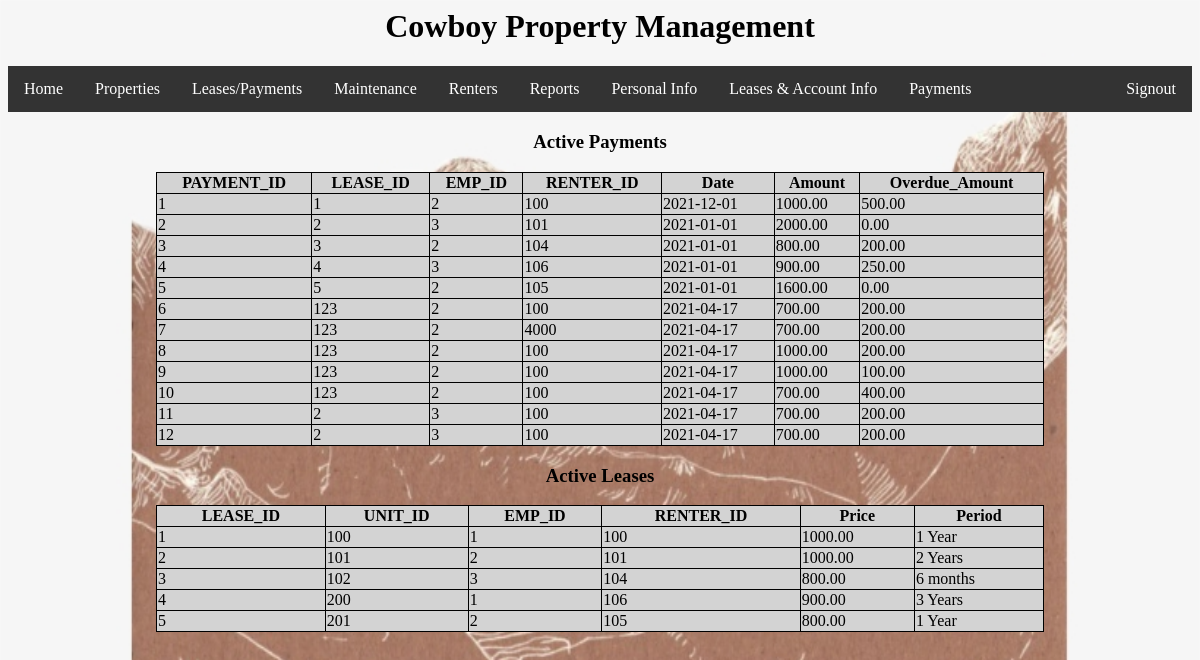
The app's page /leasepayments.php (signed in) with its own data.
### tables this page shows
CREATE TABLE `Payment` (
  `PAYMENT_ID` int(15) NOT NULL,
  `LEASE_ID` int(15) NOT NULL,
  `EMP_ID` int(11) NOT NULL,
  `RENTER_ID` int(11) NOT NULL,
  `Period_in_Months` varchar(16) DEFAULT NULL,
  `Date` date DEFAULT NULL,
  `Amount` decimal(10,2) NOT NULL,
  `Overdue` varchar(12) NOT NULL,
  `Overdue_Amount` decimal(10,2) NOT NULL
);

CREATE TABLE `Lease` (
  `LEASE_ID` int(15) NOT NULL,
  `UNIT_ID` int(15) NOT NULL,
  `EMP_ID` int(11) NOT NULL,
  `RENTER_ID` int(11) NOT NULL,
  `Price` decimal(10,2) NOT NULL,
  `Period` varchar(16) DEFAULT NULL
);

### leasepayments.php (the view, shortened to what this page needs)
<html>
	<head>
		<link rel='stylesheet' href="/GroupProject/css/styles.css">
		</head>
		<body>
			<h1>Cowboy Property Management</h1>
		<ul>
  				<li><a href="homescreen.php">Home</a></li>
  				<li><a href="properties.php">Properties</a></li>
				<li><a href="leasepayments.php">Leases/Payments</a></li>
				<li><a href="maintenance.php">Maintenance</a></li>
				<li><a href="renters.php">Renters</a></li>
				<li><a href="#reports.php">Reports</a></li>
  				<li><a href="personalinformation.php">Personal Info</a></li>
  				<li><a href="leases.php">Leases & Account Info</a></li>
				<li><a href="payments.php">Payments</a></li>
  				<li style="float:right"><a class="active" href="logout.php">Signout</a></li>
			</ul>
		</body>
</html>
<?php
require_once 'checksession.php';
$conn = new mysqli($hn, $un, $pw, $db);
$query="SELECT * from payment";
$result=$conn->query($query);
echo "<h3>Active Payments </h3>";
echo "<table>
<tr>
<th>PAYMENT_ID</th>
<th>LEASE_ID</th>
<th>EMP_ID</th>
<th>RENTER_ID</th>
<th>Date</th>
<th>Amount</th>
<th>Overdue_Amount</th>
</tr>";
while($row = mysqli_fetch_array($result))
{
echo "<tr>";
echo "<td>" . $row['PAYMENT_ID'] . "</td>";
echo "<td>" . $row['LEASE_ID'] . "</td>";
echo "<td>" . $row['EMP_ID'] . "</td>";
echo "<td>" . $row['RENTER_ID'] . "</td>";
echo "<td>" . $row['Date'] . "</td>";
echo "<td>" . $row['Amount'] . "</td>";
echo "<td>" . $row['Overdue_Amount'] . "</td>";
echo "</tr>";
}
echo "</table>";
$query="SELECT * from lease";
$result=$conn->query($query);
echo "<h3>Active Leases</h3>";
echo "<table>
<tr>
<th>LEASE_ID</th>
<th>UNIT_ID</th>
<th>EMP_ID</th>
<th>RENTER_ID</th>
<th>Price</th>
<th>Period</th>
</tr>";
while($row = mysqli_fetch_array($result))
{
echo "<tr>";
echo "<td>" . $row['LEASE_ID'] . "</td>";
echo "<td>" . $row['UNIT_ID'] . "</td>";
echo "<td>" . $row['EMP_ID'] . "</td>";
echo "<td>" . $row['RENTER_ID'] . "</td>";
echo "<td>" . $row['Price'] . "</td>";
echo "<td>" . $row['Period'] . "</td>";
echo "</tr>";
}
echo "</table>";
?>

### css/styles.css (style rules this page uses)
body { background-image: url("/GroupProject/images/paper.jpg"); background-repeat: no-repeat; background-color: #cccccc; background-size: 100% 100%; }
h1 { color: Black; text-align: center; }
ul { list-style-type: none; margin: 0; padding: 0; overflow: hidden; background-color: #333; }
li { float: left; }
li a { display: block; color: white; text-align: center; padding: 14px 16px; text-decoration: none; }
.active { background-color: #333; }
table, th, td { border: 1px solid black; border-collapse: collapse; }
table { width: 75%; margin-left: auto; margin-right: auto; background-color: #D3D3D3; alignment-adjust: center; }
h3 { color: Black; text-align: center; }

### records on screen
payment: PAYMENT_ID "1", LEASE_ID "1", EMP_ID "2", RENTER_ID "100", Date "2021-12-01", Amount "1000.00", Overdue_Amount "500.00"
payment: PAYMENT_ID "2", LEASE_ID "2", EMP_ID "3", RENTER_ID "101", Date "2021-01-01", Amount "2000.00", Overdue_Amount "0.00"
payment: PAYMENT_ID "3", LEASE_ID "3", EMP_ID "2", RENTER_ID "104", Date "2021-01-01", Amount "800.00", Overdue_Amount "200.00"
payment: PAYMENT_ID "4", LEASE_ID "4", EMP_ID "3", RENTER_ID "106", Date "2021-01-01", Amount "900.00", Overdue_Amount "250.00"
payment: PAYMENT_ID "5", LEASE_ID "5", EMP_ID "2", RENTER_ID "105", Date "2021-01-01", Amount "1600.00", Overdue_Amount "0.00"
payment: PAYMENT_ID "6", LEASE_ID "123", EMP_ID "2", RENTER_ID "100", Date "2021-04-17", Amount "700.00", Overdue_Amount "200.00"
payment: PAYMENT_ID "7", LEASE_ID "123", EMP_ID "2", RENTER_ID "4000", Date "2021-04-17", Amount "700.00", Overdue_Amount "200.00"
payment: PAYMENT_ID "8", LEASE_ID "123", EMP_ID "2", RENTER_ID "100", Date "2021-04-17", Amount "1000.00", Overdue_Amount "200.00"
payment: PAYMENT_ID "9", LEASE_ID "123", EMP_ID "2", RENTER_ID "100", Date "2021-04-17", Amount "1000.00", Overdue_Amount "100.00"
payment: PAYMENT_ID "10", LEASE_ID "123", EMP_ID "2", RENTER_ID "100", Date "2021-04-17", Amount "700.00", Overdue_Amount "400.00"
payment: PAYMENT_ID "11", LEASE_ID "2", EMP_ID "3", RENTER_ID "100", Date "2021-04-17", Amount "700.00", Overdue_Amount "200.00"
payment: PAYMENT_ID "12", LEASE_ID "2", EMP_ID "3", RENTER_ID "100", Date "2021-04-17", Amount "700.00", Overdue_Amount "200.00"
lease: LEASE_ID "1", UNIT_ID "100", EMP_ID "1", RENTER_ID "100", Price "1000.00", Period "1 Year"
lease: LEASE_ID "2", UNIT_ID "101", EMP_ID "2", RENTER_ID "101", Price "1000.00", Period "2 Years"
lease: LEASE_ID "3", UNIT_ID "102", EMP_ID "3", RENTER_ID "104", Price "800.00", Period "6 months"
lease: LEASE_ID "4", UNIT_ID "200", EMP_ID "1", RENTER_ID "106", Price "900.00", Period "3 Years"
lease: LEASE_ID "5", UNIT_ID "201", EMP_ID "2", RENTER_ID "105", Price "800.00", Period "1 Year"
